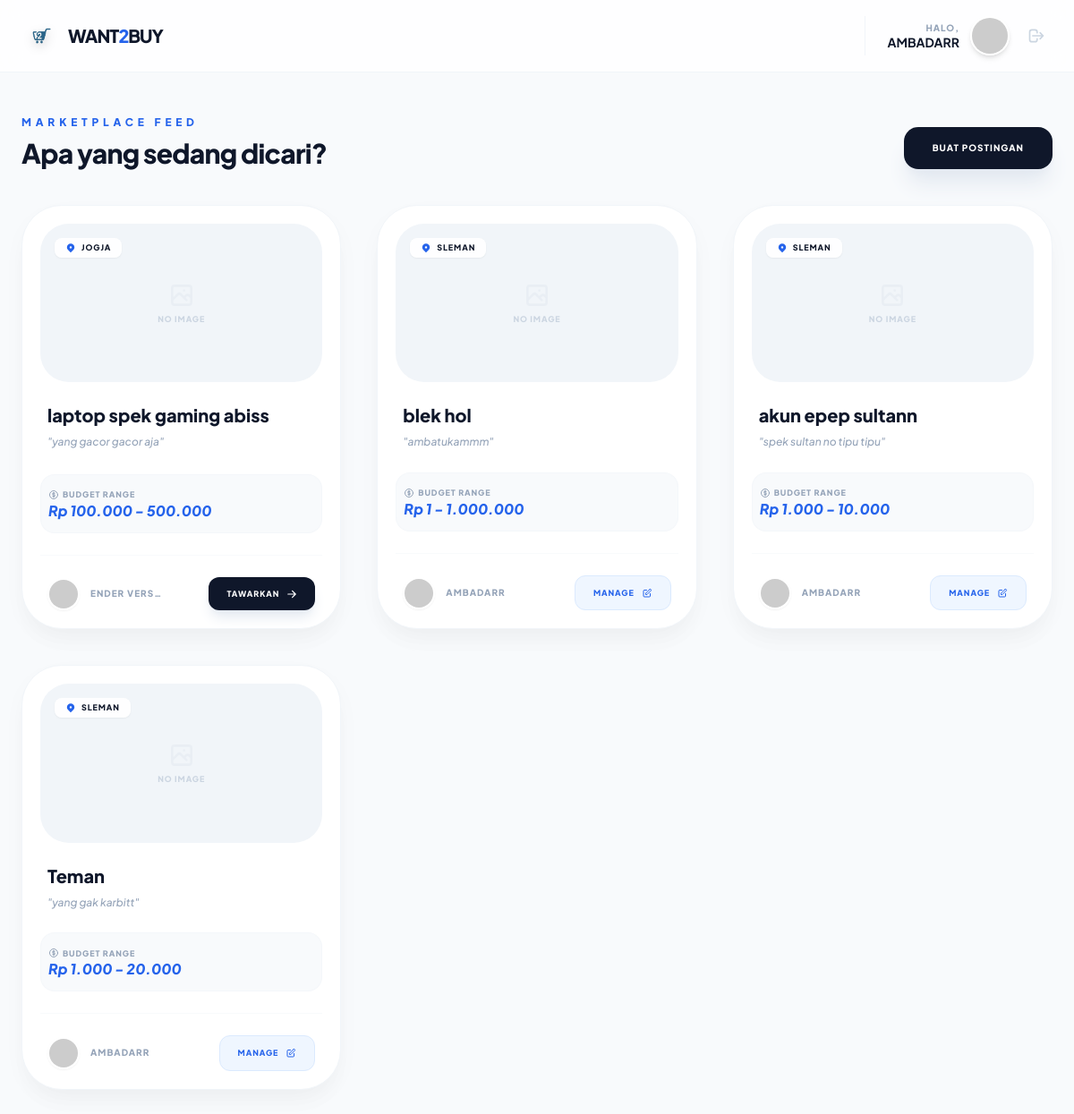
/index.php (signed in), run on the app's committed database.
### tables this page shows
CREATE TABLE `users` (
  `id` int(11) NOT NULL AUTO_INCREMENT,
  `full_name` varchar(100) NOT NULL,
  `whatsapp` varchar(20) DEFAULT NULL,
  `username` varchar(50) NOT NULL,
  `email` varchar(100) NOT NULL,
  `password` varchar(255) NOT NULL,
  `created_at` timestamp NULL DEFAULT current_timestamp(),
  `address` text DEFAULT NULL,
  `profile_picture` varchar(255) DEFAULT 'default.png',
  PRIMARY KEY (`id`),
  UNIQUE KEY `username` (`username`),
  UNIQUE KEY `email` (`email`)
);

CREATE TABLE `postings` (
  `id` int(11) NOT NULL AUTO_INCREMENT,
  `user_id` int(11) NOT NULL,
  `product_name` varchar(255) NOT NULL,
  `budget_min` decimal(15,2) DEFAULT NULL,
  `budget_max` decimal(15,2) DEFAULT NULL,
  `description` text DEFAULT NULL,
  `image_url` varchar(255) DEFAULT NULL,
  `created_at` timestamp NULL DEFAULT current_timestamp(),
  PRIMARY KEY (`id`),
  KEY `user_id` (`user_id`),
  CONSTRAINT `postings_ibfk_1` FOREIGN KEY (`user_id`) REFERENCES `users` (`id`) ON DELETE CASCADE
);

### index.php (the view, shortened to what this page needs)
<?php
require_once 'koneksi.php';
$is_logged_in = isset($_SESSION['user']);
$user_session = $is_logged_in ? $_SESSION['user'] : null;
$current_user_photo = "";
$current_user_name = "User";
if ($is_logged_in) {
    $uid = $user_session['id'];
    $stmt = $conn->prepare("SELECT profile_picture, full_name FROM users WHERE id = ?");
    $stmt->bind_param("i", $uid);
    $stmt->execute();
    $userData = $stmt->get_result()->fetch_assoc();
    $current_user_photo = $userData['profile_picture'] ?? '';
    $current_user_name = $userData['full_name'] ?? 'User';
}
$sql = "SELECT postings.*,
               users.full_name as buyer_name,
               users.address as buyer_address,
               users.profile_picture as buyer_photo,
               (SELECT image_name FROM posting_images WHERE posting_id = postings.id ORDER BY id ASC LIMIT 1) as main_image
        FROM postings
        JOIN users ON postings.user_id = users.id
        ORDER BY postings.created_at DESC";
$result = $conn->query($sql);
?>
<!DOCTYPE html>
<html lang="id">
<head>
    <script src="https://cdn.tailwindcss.com"></script>
</head>
<body class="text-slate-900">
    <nav class="bg-white/80 backdrop-blur-md sticky top-0 z-50 border-b border-slate-100">
        <div class="max-w-7xl mx-auto px-6 h-20 flex items-center justify-between">
            <div class="flex items-center">
                <a href="index.php" class="flex items-center gap-3">
                    <img src="logo.png" alt="Logo" class="w-10 h-10 object-contain logo-heavy-shadow">
                    <span class="text-xl font-black tracking-tighter text-slate-900 uppercase">
                        WANT<span class="text-blue-600">2</span>BUY
                    </span>
                </a>
            </div>
            <div class="flex items-center gap-4">
                <?php if ($is_logged_in): ?>
                    <div class="flex items-center gap-3 pl-6 border-l border-slate-100">
                        <div class="text-right hidden sm:block">
                            <p class="text-[10px] font-black text-slate-400 uppercase tracking-widest leading-none mb-1">Halo,</p>
                            <p class="text-sm font-bold text-slate-900 leading-none"><?= htmlspecialchars((string)$current_user_name) ?></p>
                        </div>
                        <a href="dashboard.php" class="relative group">
                            <?php
                                $final_header_img = (!empty($current_user_photo) && file_exists("uploads/" . $current_user_photo))
                                                    ? "uploads/" . $current_user_photo : "";
                            ?>
                            <img src="<?= $final_header_img ?>"
                                 onerror="this.src='https://ui-avatars.com/api/?name=<?= urlencode((string)$current_user_name) ?>&background=0284c7&color=fff'"
                                 class="w-11 h-11 rounded-full border-2 border-white shadow-md object-cover transition-transform group-hover:scale-110 active:scale-95">
                        </a>
                        <a href="logout.php" class="p-2 text-slate-300 hover:text-red-500 transition">
                            <svg xmlns="http://www.w3.org/2000/svg" class="h-5 w-5" fill="none" viewBox="0 0 24 24" stroke="currentColor">
                                <path stroke-linecap="round" stroke-linejoin="round" stroke-width="2" d="M17 16l4-4m0 0l-4-4m4 4H7m6 4v1a3 3 0 01-3 3H6a3 3 0 01-3-3V7a3 3 0 013-3h4a3 3 0 013 3v1" />
                            </svg>
                        </a>
                    </div>
                <?php else: ?>
                    <a href="login.php" class="px-6 py-3 bg-blue-600 hover:bg-blue-700 text-white rounded-xl font-black text-[10px] uppercase tracking-[0.2em] transition-all shadow-lg">Log / Sign In</a>
                <?php endif; ?>
            </div>
        </div>
    </nav>
    <main class="max-w-7xl mx-auto px-6 py-12">
        <div class="mb-10 flex flex-col md:flex-row md:items-end justify-between gap-6">
            <div>
                <h2 class="text-xs font-black uppercase tracking-[0.4em] text-blue-600 mb-2">Marketplace Feed</h2>
                <h3 class="text-3xl font-black text-slate-900 tracking-tight">Apa yang sedang dicari?</h3>
            </div>
            <?php if($is_logged_in): ?>
                <a href="posting.php" class="bg-slate-900 text-white px-8 py-4 rounded-2xl font-black text-[10px] uppercase tracking-widest hover:bg-blue-600 transition-all shadow-xl shadow-slate-200">Buat Postingan</a>
            <?php endif; ?>
        </div>
        <div class="grid grid-cols-1 md:grid-cols-2 lg:grid-cols-3 gap-10">
            <?php if ($result && $result->num_rows > 0): ?>
                <?php while($row = $result->fetch_assoc()): ?>
                    <div class="bg-white rounded-[2.8rem] p-5 border border-slate-100 post-card flex flex-col group">
                        <div class="relative aspect-video rounded-[2rem] overflow-hidden mb-6 bg-slate-100">
                            <?php
                                $product_img = (!empty($row['main_image']) && file_exists("uploads/products/" . $row['main_image']))
                                               ? "uploads/products/" . $row['main_image'] : "";
                            ?>
                            <?php if(!empty($product_img)): ?>
                                <img src="<?= $product_img ?>" class="w-full h-full object-cover group-hover:scale-110 transition-transform duration-700">
                            <?php else: ?>
                                <div class="w-full h-full flex flex-col items-center justify-center text-slate-300">
                                    <span class="text-[9px] font-black uppercase tracking-widest">No Image</span>
                                </div>
                            <?php endif; ?>
                            <div class="absolute top-4 left-4">
                                <span class="px-3 py-1 bg-white/90 backdrop-blur-sm text-slate-900 text-[9px] font-black uppercase tracking-widest rounded-lg shadow-sm flex items-center gap-1.5">
                                    <svg xmlns="http://www.w3.org/2000/svg" class="h-3 w-3 text-blue-600" viewBox="0 0 20 20" fill="currentColor">
                                        <path fill-rule="evenodd" d="M5.05 4.05a7 7 0 119.9 9.9L10 18.9l-4.95-4.95a7 7 0 010-9.9zM10 11a2 2 0 100-4 2 2 0 000 4z" clip-rule="evenodd" />
                                    </svg>
                                    <?= htmlspecialchars((string)($row['buyer_address'] ?? 'Area COD')) ?>
                                </span>
                            </div>
                        </div>
                        <div class="flex-grow px-2">
                            <h4 class="text-xl font-extrabold text-slate-900 mb-2 leading-tight group-hover:text-blue-600 transition-colors"><?= htmlspecialchars((string)($row['product_name'] ?? 'Produk')) ?></h4>
                            <p class="text-slate-400 text-xs leading-relaxed line-clamp-2 mb-6 font-medium italic">"<?= htmlspecialchars((string)($row['description'] ?? '')) ?>"</p>
                        </div>
                        <div class="px-2 mb-6 bg-slate-50 p-4 rounded-2xl border border-slate-100/50 group-hover:bg-blue-50/50 transition-colors">
                            <p class="text-[9px] font-black text-slate-400 uppercase tracking-widest mb-1 leading-none flex items-center gap-1">
                                Budget Range
                            </p>
                            <p class="text-base font-black text-blue-600 italic leading-none">
                                Rp <?= number_format((float)($row['budget_min'] ?? 0), 0, ',', '.') ?> - <?= number_format((float)($row['budget_max'] ?? 0), 0, ',', '.') ?>
                            </p>
                        </div>
                        <div class="pt-6 border-t border-slate-50 flex items-center justify-between px-2">
                            <a href="view_profile.php?id=<?= $row['user_id'] ?>" class="flex items-center gap-3 group/user">
                                <?php
                                    $b_photo = (!empty($row['buyer_photo']) && file_exists("uploads/" . $row['buyer_photo']))
                                               ? "uploads/" . $row['buyer_photo'] : "";
                                ?>
                                <div class="relative">
                                    <img src="<?= $b_photo ?>"
                                         onerror="this.src='https://ui-avatars.com/api/?name=<?= urlencode((string)($row['buyer_name'] ?? 'User')) ?>&background=random'"
                                         class="w-9 h-9 rounded-full border-2 border-white shadow-sm object-cover group-hover/user:ring-2 group-hover/user:ring-blue-500 transition-all duration-300 group-hover/user:scale-110">
                                </div>
                                <span class="text-[10px] font-black text-slate-400 uppercase tracking-widest group-hover/user:text-blue-600 transition-colors truncate max-w-[80px]">
                                    <?= htmlspecialchars((string)($row['buyer_name'] ?? 'User')) ?>
                                </span>
                            </a>
                            <?php if ($is_logged_in && $row['user_id'] == $user_session['id']): ?>
                                <a href="edit_post.php?id=<?= $row['id'] ?>"
                                   class="bg-blue-50 text-blue-600 px-5 py-3 rounded-xl text-[9px] font-black hover:bg-blue-600 hover:text-white transition-all uppercase tracking-widest flex items-center gap-2 shrink-0 border border-blue-100">
                                    Manage
                                    <svg xmlns="http://www.w3.org/2000/svg" class="h-3 w-3" fill="none" viewBox="0 0 24 24" stroke="currentColor">
                                        <path stroke-linecap="round" stroke-linejoin="round" stroke-width="2" d="M11 5H6a2 2 0 00-2 2v11a2 2 0 002 2h11a2 2 0 002-2v-5m-1.414-9.414a2 2 0 112.828 2.828L11.828 15H9v-2.828l8.586-8.586z" />
                                    </svg>
                                </a>
                            <?php else: ?>
                                <a href="<?= $is_logged_in ? 'detail.php?id='.$row['id'] : 'login.php' ?>"
                                   class="bg-slate-900 text-white px-5 py-3 rounded-xl text-[9px] font-black hover:bg-blue-600 transition-all uppercase tracking-widest flex items-center gap-2 shrink-0 shadow-lg shadow-slate-200 group-hover:shadow-blue-200">
                                    Tawarkan
                                    <svg xmlns="http://www.w3.org/2000/svg" class="h-3 w-3" viewBox="0 0 20 20" fill="currentColor">
                                        <path fill-rule="evenodd" d="M10.293 3.293a1 1 0 011.414 0l6 6a1 1 0 010 1.414l-6 6a1 1 0 01-1.414-1.414L14.586 11H3a1 1 0 110-2h11.586l-4.293-4.293a1 1 0 010-1.414z" clip-rule="evenodd" />
                                    </svg>
                                </a>
                            <?php endif; ?>
                        </div>
                    </div>
                <?php endwhile; ?>
            <?php endif; ?>
        </div>
    </main>
</body>
</html>

### index.php (style rules this page uses)
body { font-family: 'Plus Jakarta Sans', sans-serif; background-color: #F8FAFC; }
.post-card { transition: all 0.4s cubic-bezier(0.4, 0, 0.2, 1); box-shadow: 0 10px 30px -5px rgba(0, 0, 0, 0.04), 0 20px 25px -5px rgba(0, 0, 0, 0.02); }
.logo-heavy-shadow { filter: drop-shadow(0 4px 6px rgba(0,0,0,0.2)); }
.line-clamp-2 { display: -webkit-box; -webkit-line-clamp: 2; -webkit-box-orient: vertical; overflow: hidden; }

### data on the page
users: full_name "AMBADARR"
postings: user.address "JOGJA", product_name "laptop spek gaming abiss", description "yang gacor gacor aja", budget_min "100.000", budget_max "500.000", user.full_name "ENDER VER…"
postings: user.address "SLEMAN", product_name "blek hol", description "ambatukammm", budget_min "1", budget_max "1.000.000", user.full_name "AMBADARR"
postings: user.address "SLEMAN", product_name "akun epep sultann", description "spek sultan no tipu tipu", budget_min "1.000", budget_max "10.000", user.full_name "AMBADARR"
postings: user.address "SLEMAN", product_name "Teman", description "yang gak karbitt", budget_min "1.000", budget_max "20.000", user.full_name "AMBADARR"
